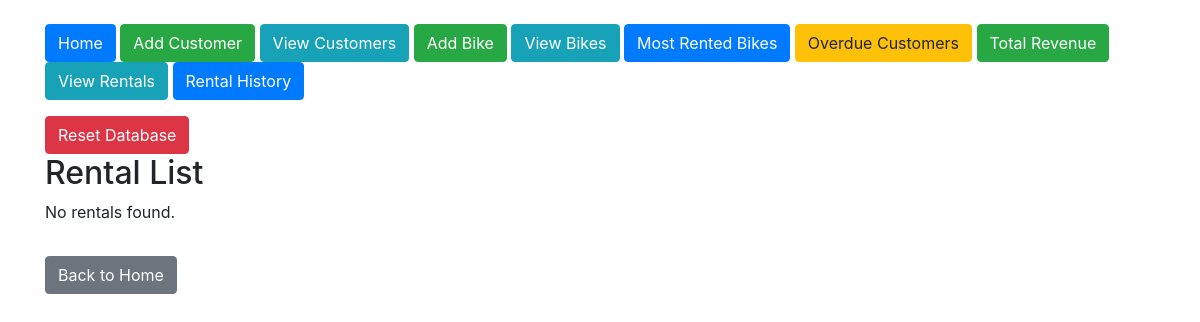
Before: /view_rentals with the older database file.
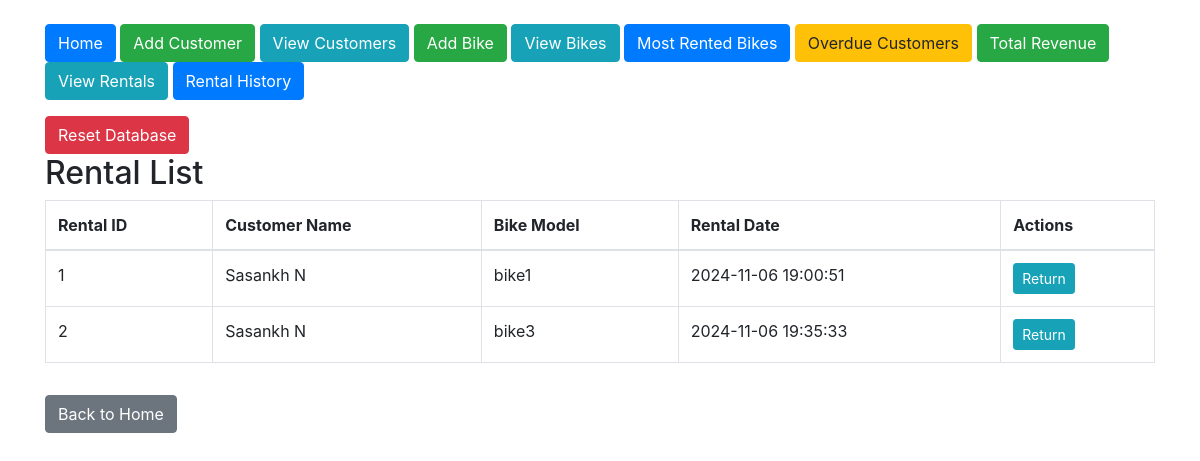
After: the same page with the newer database file.
### tables this page shows
CREATE TABLE Rentals (
        rental_id INTEGER PRIMARY KEY AUTOINCREMENT,
        customer_id INTEGER,
        bike_id INTEGER,
        rental_date TEXT NOT NULL, expected_return_date DATETIME,
        FOREIGN KEY (customer_id) REFERENCES Customers(customer_id),
        FOREIGN KEY (bike_id) REFERENCES Bikes(bike_id)
    );

CREATE TABLE Customers (
        customer_id INTEGER PRIMARY KEY AUTOINCREMENT,
        first_name TEXT NOT NULL,
        last_name TEXT NOT NULL,
        email TEXT UNIQUE NOT NULL
    );

CREATE TABLE Bikes (
        bike_id INTEGER PRIMARY KEY AUTOINCREMENT,
        model TEXT NOT NULL,
        type TEXT NOT NULL CHECK (type IN ('road', 'mountain', 'hybrid')),
        availability_status BOOLEAN DEFAULT TRUE
    , price_per_hour REAL DEFAULT 0);

### app.py (the view)
@app.route('/view_rentals')
def view_rentals():
    conn = connect_db()
    cursor = conn.cursor()
    query = '''
    SELECT Rentals.rental_id, Customers.first_name, Customers.last_name, Bikes.model, Rentals.rental_date
    FROM Rentals
    JOIN Customers ON Rentals.customer_id = Customers.customer_id
    JOIN Bikes ON Rentals.bike_id = Bikes.bike_id
    '''
    cursor.execute(query)
    rentals = cursor.fetchall()
    conn.close()
    return render_template('view_rentals.html', rentals=rentals)

### app.py (called while the page is built)
def connect_db():
    conn = sqlite3.connect('bike_rental.db')
    conn.row_factory = sqlite3.Row  # Allows accessing columns by name
    return conn

### templates/view_rentals.html
{% extends "layout.html" %}
{% block content %}
<h2>Rental List</h2>
{% if rentals %}
<table class="table table-bordered">
    <thead>
        <tr>
            <th>Rental ID</th>
            <th>Customer Name</th>
            <th>Bike Model</th>
            <th>Rental Date</th>
            <th>Actions</th>
        </tr>
    </thead>
    <tbody>
        {% for rental in rentals %}
        <tr>
            <td>{{ rental['rental_id'] }}</td>
            <td>{{ rental['first_name'] }} {{ rental['last_name'] }}</td>
            <td>{{ rental['model'] }}</td>
            <td>{{ rental['rental_date'] }}</td>
            <td>
                <a href="{{ url_for('return_bike', rental_id=rental['rental_id']) }}" class="btn btn-info btn-sm">Return</a>
            </td>
        </tr>
        {% endfor %}
    </tbody>
</table>
{% else %}
<p>No rentals found.</p>
{% endif %}
<a href="{{ url_for('index') }}" class="btn btn-secondary mt-3">Back to Home</a>
{% endblock %}

Changed rows visible on the page:
added Rentals: rental_id "1", first_name "Sasankh", last_name "N", model "bike1", rental_date "2024-11-06 19:00:51"
added Rentals: rental_id "2", first_name "Sasankh", last_name "N", model "bike3", rental_date "2024-11-06 19:35:33"
Other visible differences:
text no longer shown: "No rentals found."
text now shown: "Rental ID Customer Name Bike Model Rental Date Actions"
